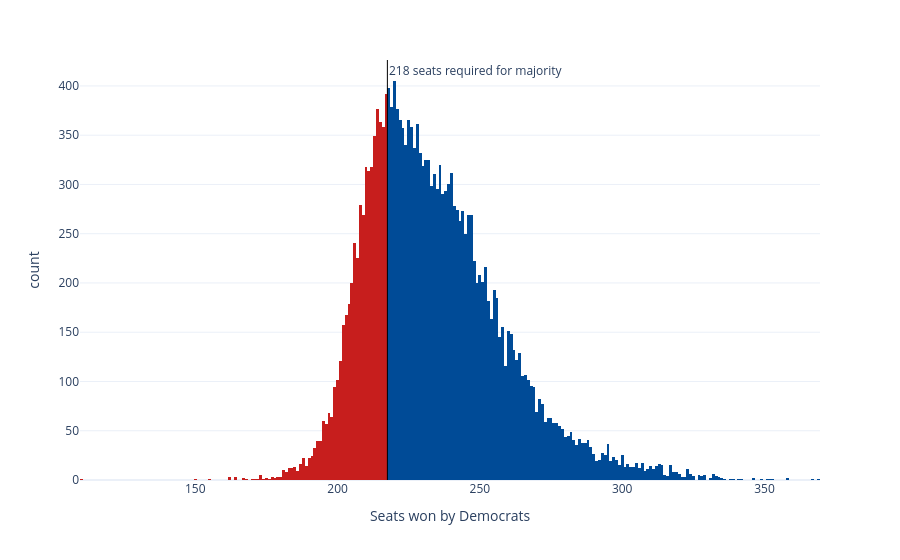

Notebook code cell kept with this figure:
### Code cell
sims_hist = px.histogram(seat_sims, x='seats', nbins=np.unique(seat_sims['seats']).shape[0]*2, color='winner',
                         color_discrete_map={'Democrats': '#004b97', 'Republicans': '#c71e1d'},
                         labels={'seats':'Seats won by Democrats', 'winner': 'Winner'}, template='plotly_white')
sims_hist.update_traces(showlegend=False)
sims_hist.add_vline(x=217.5, line_width=1, line_color='black', annotation_text='218 seats required for majority', 
                    annotation_position='top right')
sims_hist

### Figure 1 — Plotly figure (JSON) as saved in the notebook; plotly's stock layout.template omitted (floating-point values rounded to 4 significant figures; data arrays with more than 128 entries replaced by an {"elided": "..."} marker saying what was removed)
{"data": [{"bingroup": "x", "hovertemplate": "Winner=Democrats<br>Seats won by Democrats=%{x}<br>count=%{y}<extra></extra>", "legendgroup": "Democrats", "marker": {"color": "#004b97", "pattern": {"shape": ""}}, "name": "Democrats", "nbinsx": 368, "orientation": "v", "showlegend": false, "type": "histogram", "x": {"elided": "14619 int values"}, "xaxis": "x", "yaxis": "y"}, {"bingroup": "x", "hovertemplate": "Winner=Republicans<br>Seats won by Democrats=%{x}<br>count=%{y}<extra></extra>", "legendgroup": "Republicans", "marker": {"color": "#c71e1d", "pattern": {"shape": ""}}, "name": "Republicans", "nbinsx": 368, "orientation": "v", "showlegend": false, "type": "histogram", "x": {"elided": "5381 int values"}, "xaxis": "x", "yaxis": "y"}], "layout": {"annotations": [{"showarrow": false, "text": "218 seats required for majority", "x": 217.5, "xanchor": "left", "xref": "x", "y": 1, "yanchor": "top", "yref": "y domain"}], "barmode": "relative", "legend": {"title": {"text": "Winner"}, "tracegroupgap": 0}, "margin": {"t": 60}, "shapes": [{"line": {"color": "black", "width": 1}, "type": "line", "x0": 217.5, "x1": 217.5, "xref": "x", "y0": 0, "y1": 1, "yref": "y domain"}], "xaxis": {"anchor": "y", "domain": [0, 1], "title": {"text": "Seats won by Democrats"}}, "yaxis": {"anchor": "x", "domain": [0, 1], "title": {"text": "count"}}}}
